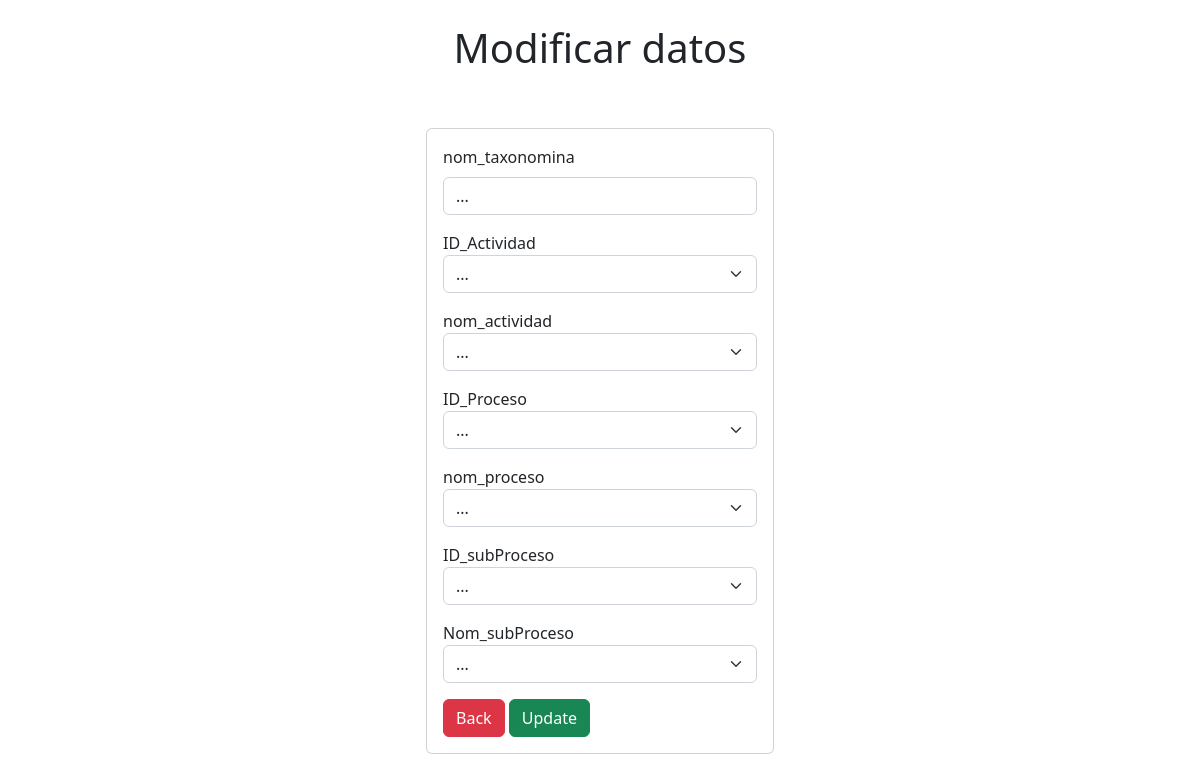
Screenshot of /tab/Taxonomina/edit.php?ID_Taxonomina=1 (signed in) with the database file from the repository.
### tables this page shows
CREATE TABLE `taxonomina` (
  `ID_Taxonomina` int(11) NOT NULL,
  `nom_taxonomina` varchar(50) NOT NULL,
  `ID_Actividad` int(11) NOT NULL,
  `nom_actividad` varchar(50) NOT NULL,
  `ID_proceso` int(11) NOT NULL,
  `nom_proceso` varchar(50) NOT NULL,
  `ID_Subproceso` int(11) NOT NULL,
  `nom_Subproceso` varchar(50) NOT NULL
);

CREATE TABLE `detalle_actividad` (
  `ID_Actividad` int(11) NOT NULL,
  `nom_actividad` varchar(120) NOT NULL,
  `Entregable` varchar(50) NOT NULL,
  `sistema` varchar(50) NOT NULL,
  `Descripcion` varchar(50) NOT NULL
);

### tab/Taxonomina/edit.php (the view, shortened to what this page needs)
<?php
include("../../config/conexion.php");
$nom_taxonomina = '';
if  (isset($_GET['ID_Taxonomina'])) {
  $ID_Taxonomina = $_GET['ID_Taxonomina'];
  $query = "SELECT * FROM taxonomina WHERE ID_Taxonomina = $ID_Taxonomina";
  $result = mysqli_query($conexion, $query);
  if (mysqli_num_rows($result) == 1) {
    $row = mysqli_fetch_array($result);
    $nom_taxonomina = $row['nom_taxonomina'];
  }
}
?>
<!DOCTYPE html>
<html lang="en">
<head>
    <link href="https://cdn.jsdelivr.net/npm/bootstrap@5.2.2/dist/css/bootstrap.min.css" rel="stylesheet">
</head>
<body>
    <br>
    <div class="title text-center">
        <h1>Modificar datos</h1>
    </div>
    <br>
    <div class="container p-4">
  <div class="row">
    <div class="col-md-4 mx-auto">
      <div class="card card-body">
        <form action="edit.php?ID_Taxonomina=<?php echo $_GET['ID_Taxonomina']; ?>" method="POST">
            <div class="mb-3">
                <label for="exampleInputEmail1" class="form-label">nom_taxonomina</label>
                <input type="text" class="form-control" name="nom_taxonomina" value="<?php echo $nom_taxonomina; ?>" placeholder="Actualizar Nombre">
            </div>
            <div class="mb-3">
                <label>ID_Actividad</label>
                <select class="form-select mb-3" aria-label="Default select example" name="ID_Actividad">
                        <?php
                            $sql1 = "SELECT * FROM detalle_actividad WHERE ID_Actividad=".$row['ID_Actividad'];
                            $resultado1 = $conexion->query($sql1);
                            $row1 = $resultado1->fetch_assoc();
                            echo "<option selected value='".$row1['ID_Actividad']."'>".$row1['nom_actividad']."</option>";
                        ?>
                </select>
            </div>
            <div class="mb-3">
                <label>nom_actividad</label>
                <select class="form-select mb-3" aria-label="Default select example" name="nom_actividad">
                        <?php
                            $sql1 = "SELECT * FROM detalle_actividad WHERE ID_Actividad=".$row['ID_Actividad'];
                            $resultado1 = $conexion->query($sql1);
                            $row1 = $resultado1->fetch_assoc();
                            echo "<option selected value='".$row1['nom_actividad']."'>".$row1['nom_actividad']."</option>";
                        ?>
                </select>
            </div>
            <div class="mb-3">
            <label>ID_Proceso</label>
        <select class="form-select mb-3" aria-label="Default select example" name="ID_proceso">
            <?php
                $sql1 = "SELECT * FROM taxonomina WHERE ID_proceso =".$row['ID_proceso'];
                $resultado1 = $conexion->query($sql1);
                $row1 = $resultado1->fetch_assoc();
                echo "<option selected value='".$row1['ID_proceso']."'>".$row1['nom_proceso']."</option>";
            ?>
        </select>
            </div>
            <div class="mb-3">
            <label>nom_proceso</label>
        <select class="form-select mb-3" aria-label="Default select example" name="nom_proceso">
            <?php
                $sql1 = "SELECT * FROM taxonomina WHERE ID_proceso =".$row['ID_proceso'];
                $resultado1 = $conexion->query($sql1);
                $row1 = $resultado1->fetch_assoc();
                echo "<option selected value='".$row1['nom_proceso']."'>".$row1['nom_proceso']."</option>";
            ?>
        </select>
            </div>
            <div class="mb-3">
            <label>ID_subProceso</label>
        <select class="form-select mb-3" aria-label="Default select example" name="ID_Subproceso">
            <?php
                $sql1 = "SELECT * FROM taxonomina WHERE ID_Subproceso =".$row['ID_Subproceso'];
                $resultado1 = $conexion->query($sql1);
                $row1 = $resultado1->fetch_assoc();
                echo "<option selected value='".$row1['ID_Subproceso']."'>".$row1['nom_Subproceso']."</option>";
            ?>
        </select>
            </div>
            <div class="mb-3">
            <label>Nom_subProceso</label>
        <select class="form-select mb-3" aria-label="Default select example" name="nom_Subproceso">
            <?php
                $sql1 = "SELECT * FROM taxonomina WHERE ID_Subproceso =".$row['ID_Subproceso'];
                $resultado1 = $conexion->query($sql1);
                $row1 = $resultado1->fetch_assoc();
                echo "<option selected value='".$row1['nom_Subproceso']."'>".$row1['nom_Subproceso']."</option>";
            ?>
        </select>
            </div>
            <a type="submite" class="btn btn-danger" href="taxo.php">Back</a>
            <button class="btn btn-success" name="update">
                Update
            </button>
        </form>
      </div>
    </div>
  </div>
</div>
</body>
</html>

### rows the page displays
taxonomina: nom_taxonomina "...", ID_proceso "...", nom_proceso "...", ID_Subproceso "...", nom_Subproceso "..."
detalle_actividad: ID_Actividad "...", nom_actividad "..."
